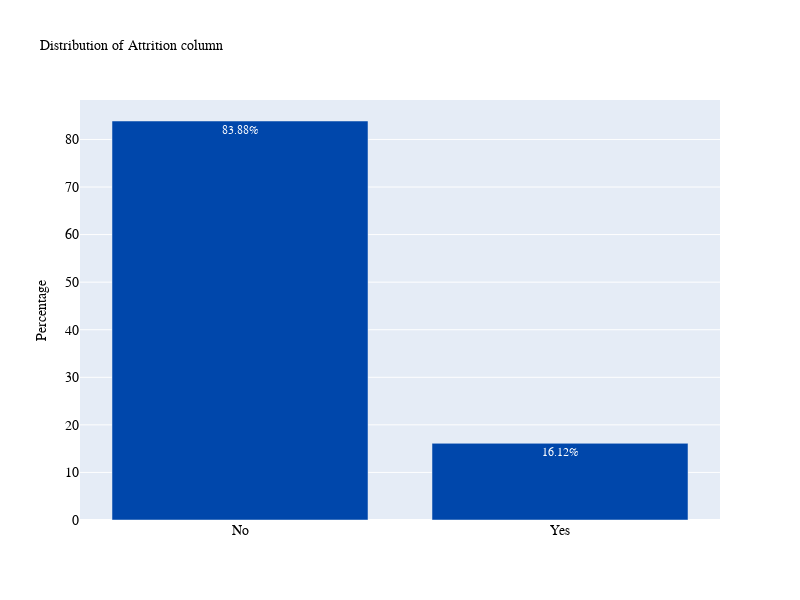

Notebook cell for this chart:
### Code cell
plot_bar('Attrition')

### Figure 1 — Plotly figure (JSON) as saved in the notebook; plotly's stock layout.template omitted (floating-point values rounded to 4 significant figures)
{"data": [{"marker": {"color": "#0047AB"}, "text": ["83.88%", "16.12%"], "textposition": "auto", "x": ["No", "Yes"], "y": [83.88, 16.12], "type": "bar"}], "layout": {"autosize": false, "font": {"color": "white", "family": "Courier New, monospace", "size": 12}, "height": 600, "title": {"font": {"color": "black", "family": "Courier New, monospace", "size": 14}, "text": "Distribution of Attrition column"}, "width": 800, "xaxis": {"tickfont": {"color": "black", "family": "Courier New, monospace", "size": 14}}, "yaxis": {"tickfont": {"color": "black", "family": "Courier New, monospace", "size": 14}, "title": {"font": {"color": "black", "size": 14}, "text": "Percentage"}}}}
